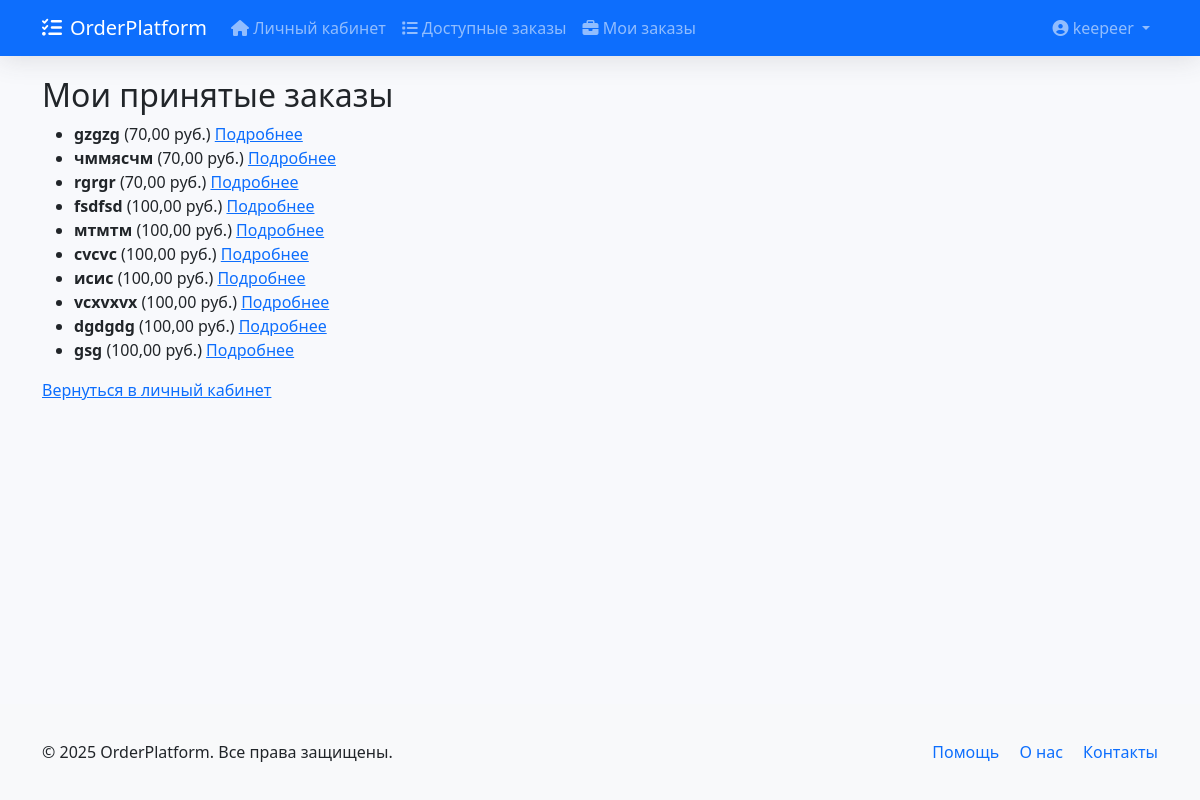
Page /orders/my-orders/ (signed in) on the committed database.
### users/models.py (models this page shows, shortened)
class User(AbstractUser):
    class Meta:
        verbose_name = 'Пользователь'
        verbose_name_plural = 'Пользователи'
        permissions = [
            ("can_request_payout", "Can request payout"),
        ]
    is_customer = models.BooleanField(default=False, verbose_name="Заказчик")
    is_employee = models.BooleanField(default=False, verbose_name="Исполнитель")
    wallet_address = models.CharField(max_length=100, blank=True, null=True, verbose_name="Кошелек")
    phone = models.CharField(max_length=20, blank=True, null=True, verbose_name="Телефон")
    groups = models.ManyToManyField(
        Group,
        verbose_name="Группы",
        blank=True,
        related_name="custom_user_groups"
    )
    user_permissions = models.ManyToManyField(
        Permission,
        verbose_name="Права доступа",
        blank=True,
        related_name="custom_user_permissions"
    )

### orders/models.py (models this page shows, shortened)
class Order(models.Model):
    WORK_TYPE_CHOICES = [
        ('coursework', 'Курсовая работа'),
        ('diploma', 'Дипломная работа'),
        ('essay', 'Эссе'),
        ('research', 'Реферат'),
        ('lab_work', 'Лабораторная'),
        ('other', 'Другое'),
    ]
    STATUS_CHOICES = [
        ('pending', 'Ожидает исполнителя'),
        ('price_proposed', 'Ожидает подтверждения цены'),
        ('waiting_approval', 'Ожидает подтверждения'),
        ('in_progress', 'В работе'),
        ('submitted', 'Отправлено клиенту'),
        ('approved', 'Принято клиентом'),
        ('rejected', 'Отклонено клиентом'),
        ('completed', 'Завершено'),
        ('auto_completed', 'Автоматически завершено'),
        ('refunded', 'Возврат средств'),
        ('closed', 'Закрыт'),
    ]
    TAG_CHOICES = [
        ('ready_work', 'Готовая работа'),
        ('consultation', 'Консультация'),
        ('final_touches', 'Финальные штрихи'),
    ]
    customer = models.ForeignKey(User, on_delete=models.CASCADE, related_name='customer_orders')
    employee = models.ForeignKey(User, on_delete=models.SET_NULL, null=True, blank=True,
                                 related_name='employee_orders')
    title = models.CharField(max_length=255, verbose_name="Название")
    description = models.TextField(verbose_name="Описание")
    work_type = models.CharField(max_length=20, choices=WORK_TYPE_CHOICES, default='coursework')
    status = models.CharField(max_length=25, choices=STATUS_CHOICES, default='pending')
    deadline = models.DateField(verbose_name="Срок сдачи", null=True, blank=True)
    file = models.FileField(upload_to=rename_uploaded_file, null=True, blank=True)
    tag = models.CharField(max_length=30, choices=TAG_CHOICES, blank=True, null=True)
    created_at = models.DateTimeField(auto_now_add=True)
    updated_at = models.DateTimeField(auto_now=True)
    completed_file = models.FileField(upload_to='completed_orders/', null=True, blank=True)
    price = models.DecimalField(max_digits=10, decimal_places=2, null=True, blank=True, default=0)
    class Meta:
        verbose_name = 'Заказ'
        verbose_name_plural = 'Заказы'
        ordering = ['-created_at']

### orders/views.py (the view)
# urls.py: path('my-orders/', login_required(my_orders_view), name='my_orders'),
@login_required
def my_orders_view(request):
    if not request.user.is_employee:
        return redirect('profile')
    orders = Order.objects.filter(employee=request.user).exclude(status='approved')
    return render(request, 'orders/my_orders.html', {'orders': orders})

### orders/context_processors.py (called while the page is built)
def dispute_notifications(request):
    if request.user.is_staff:
        pending_count = Dispute.objects.filter(status='pending').count()
        return {'pending_disputes_count': pending_count}
    return {}

### orders/templates/orders/my_orders.html
{% extends "base.html" %}
{% block content %}
  <h2>Мои принятые заказы</h2>
  {% if orders %}
    <ul>
      {% for order in orders %}
        <li>
          <strong>{{ order.title }}</strong> ({{ order.price }} руб.)
          <a href="{% url 'orders:order_detail' order.id %}">Подробнее</a>
        </li>
      {% endfor %}
    </ul>
  {% else %}
    <p>У вас нет активных заказов.</p>
  {% endif %}
  <a href="{% url 'users:profile' %}">Вернуться в личный кабинет</a>
{% endblock %}

### users/templates/base.html (shortened to what this page needs)
<!DOCTYPE html>
<html lang="ru">
<head>
    <link href="https://cdn.jsdelivr.net/npm/bootstrap@5.3.0/dist/css/bootstrap.min.css" rel="stylesheet">
    <link rel="stylesheet" href="https://cdnjs.cloudflare.com/ajax/libs/font-awesome/6.4.0/css/all.min.css">
</head>
<body>
    <nav class="navbar navbar-expand-lg navbar-dark bg-primary">
        <div class="container">
            <a class="navbar-brand" href="{% url 'home' %}">
                <i class="fas fa-tasks me-2"></i>OrderPlatform
            </a>
            <div class="collapse navbar-collapse" id="navbarNav">
                <ul class="navbar-nav me-auto">
                    {% if user.is_authenticated %}
                        <li class="nav-item">
                            <a class="nav-link" href="{% url 'users:profile' %}">
                                <i class="fas fa-home"></i> Личный кабинет
                            </a>
                        </li>
                        {% if user.is_employee %}
                            <li class="nav-item">
                                <a class="nav-link" href="{% url 'orders:order_list' %}">
                                    <i class="fas fa-list"></i> Доступные заказы
                                </a>
                            </li>
                            <li class="nav-item">
                                <a class="nav-link" href="{% url 'orders:my_orders' %}">
                                    <i class="fas fa-briefcase"></i> Мои заказы
                                </a>
                            </li>
                        {% endif %}
                    {% endif %}
                </ul>
                <ul class="navbar-nav">
                    {% if user.is_authenticated %}
                        <li class="nav-item dropdown">
                            <a class="nav-link dropdown-toggle" href="#" id="userDropdown" role="button" data-bs-toggle="dropdown">
                                <i class="fas fa-user-circle"></i> {{ user.username }}
                            </a>
                        </li>
                    {% endif %}
                </ul>
            </div>
        </div>
    </nav>
    <main class="content-wrapper">
        <div class="container">
            {% block content %}{% endblock %}
        </div>
    </main>
    <footer class="bg-light text-center">
        <div class="container py-3">
            <div class="row">
                <div class="col-md-6 text-md-start">
                    <p class="mb-0">&copy; {% now "Y" %} OrderPlatform. Все права защищены.</p>
                </div>
                <div class="col-md-6 text-md-end">
                    <a href="#" class="text-decoration-none me-3">Помощь</a>
                    <a href="#" class="text-decoration-none me-3">О нас</a>
                    <a href="#" class="text-decoration-none">Контакты</a>
                </div>
            </div>
        </div>
    </footer>
</body>
</html>

### users/templates/base.html (style rules this page uses)
:root { --primary-color: #4e73df; --secondary-color: #858796; --success-color: #1cc88a; --danger-color: #e74a3b; --warning-color: #f6c23e; }
body { display: flex; flex-direction: column; min-height: 100vh; background-color: #f8f9fc; }
.navbar { box-shadow: 0 0.15rem 1.75rem 0 rgba(58, 59, 69, 0.15); }
.content-wrapper { flex: 1; padding: 20px 0; }
footer { background-color: #f8f9fa; padding: 20px 0; margin-top: auto; }

### rows in the picture
User: username "keepeer"
Order: title "gzgzg", price "70,00"
Order: title "чммясчм", price "70,00"
Order: title "rgrgr", price "70,00"
Order: title "fsdfsd", price "100,00"
Order: title "мтмтм", price "100,00"
Order: title "cvcvc", price "100,00"
Order: title "исис", price "100,00"
Order: title "vcxvxvx", price "100,00"
Order: title "dgdgdg", price "100,00"
Order: title "gsg", price "100,00"
